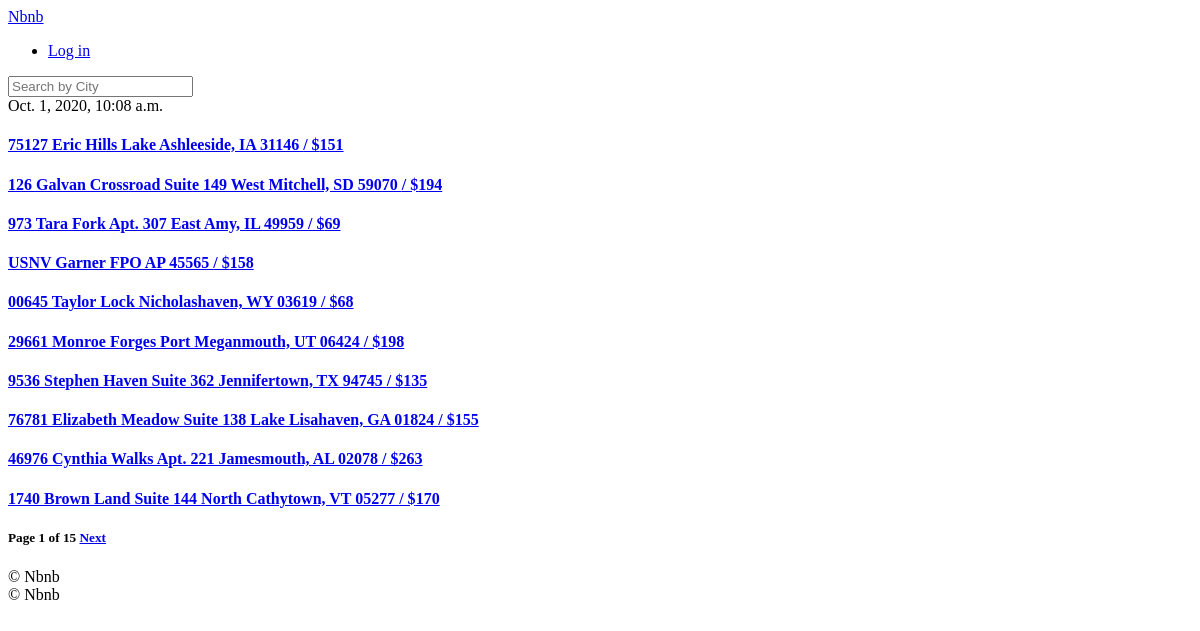
/, run on an earlier commit of the app's database.
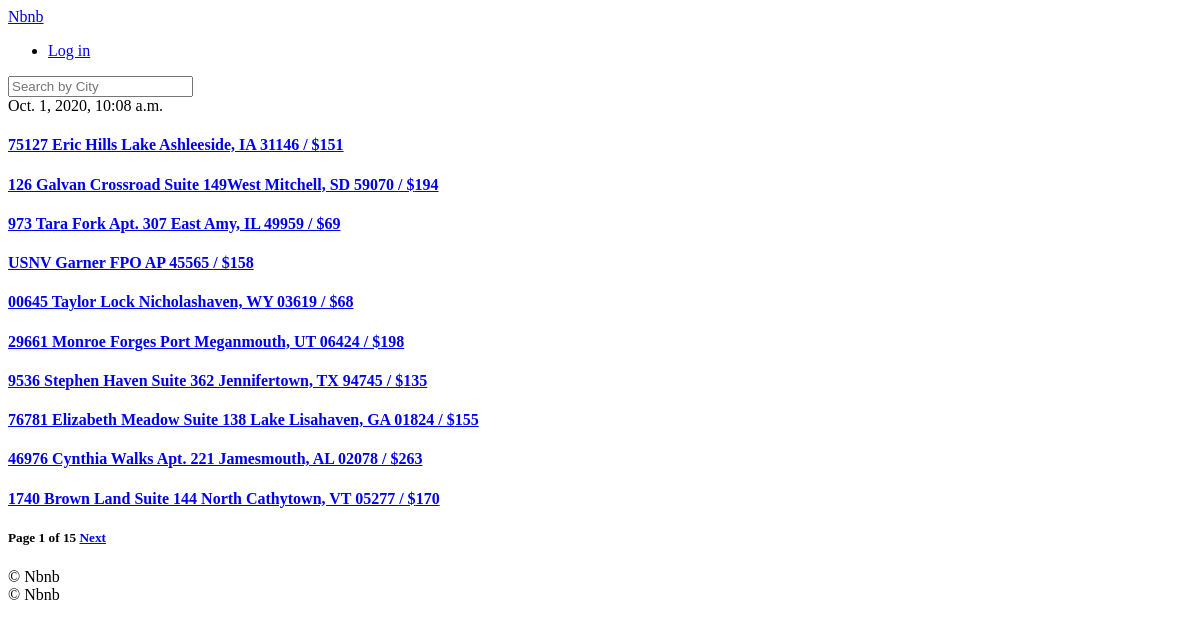
And on a later commit of the database.
### rooms/models.py (models this page shows, shortened)
class Room(core_models.TimeStampedModel):  # 여러 번 사용되는 기능 상속해서 쓴다.
    name = models.CharField(max_length=140)  # 필수
    description = models.TextField()  # 필수()
    country = CountryField()
    city = models.CharField(max_length=80)  # 패키지 있지만 중요x, 그냥 max_length로 써줌
    price = models.IntegerField()  # DecimalField는 20.7같이 나오므로 그럴필요까진 없음
    address = models.CharField(max_length=140)
    guests = models.IntegerField()
    beds = models.IntegerField()
    bedrooms = models.IntegerField()
    baths = models.IntegerField()
    check_in = models.TimeField()  # 0시~24시, 날짜신경x DateTimeField와 다름
    check_out = models.TimeField()
    instant_book = models.BooleanField(default=False)  # 즉시예약 가능한 경우
    host = models.ForeignKey(
        "users.User", related_name="rooms", on_delete=models.CASCADE
    )
    room_type = models.ForeignKey(
        "RoomType", related_name="rooms", on_delete=models.SET_NULL, null=True
    )
    amenities = models.ManyToManyField("Amenity", related_name="rooms", blank=True)
    facilities = models.ManyToManyField("Facility", related_name="rooms", blank=True)
    house_rules = models.ManyToManyField("HouseRule", related_name="rooms", blank=True)

### rooms/views.py (the view)
# urls.py: path("", room_views.HomeView.as_view(), name="home"),
class HomeView(ListView):
    model = models.Room
    paginate_by = 10
    paginate_orphans = 5
    ordering = "created"
    page_kwarg = "potato"
    context_object_name = "rooms"
    def get_context_data(self, **kwargs):
        context = super().get_context_data(**kwargs)
        now = timezone.now()
        context["now"] = now
        return context

### templates/rooms/room_list.html (shortened to what this page needs)
{% extends 'base.html'%}
{% block content %}
{{now}}
{% for room in rooms %}
<a href= "{% url "rooms:detail" room.pk %}">
<h4>{{room.name}} / ${{room.price}}</h1>
</a>
{% endfor %}
<h5>
 Page {{page_obj.number}} of {{page_obj.paginator.num_pages}}
 {% if page_obj.has_next %}
<a href="?page={{page_obj.next_page_number}}"> Next </a>
{% endif %}
 </h5>
{% endblock content %}

What changed in the data, as far as the page shows it:
changed Room: name "126 Galvan Crossroad Suite 149 West Mitchell, SD 59070" → "126 Galvan Crossroad Suite 149West Mitchell, SD 59070"
